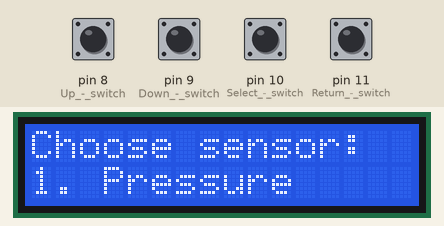
Recording of a sketch running on a simulated Arduino Uno, built with avr-gcc and run on an emulated ATmega328P. Shown: 16×2 character LCD. The inputs (shaded band) are chosen by the test bench; at power-on: pin 8 (Up_-_switch), pin 9 (Down_-_switch), pin 10 (Select_-_switch), pin 11 (Return_-_switch) HIGH.

Above: at 1.2 s.
1.3 s: pin 11 (Return_-_switch) pulled LOW for 1.2 s
At 4.0 s:
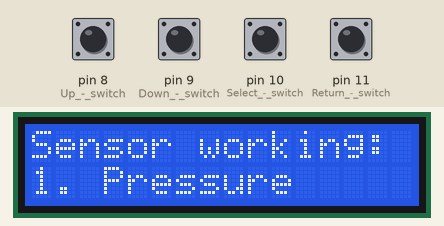
4.3 s: pin 8 (Up_-_switch) pulled LOW for 1.2 s
At 6.7 s:
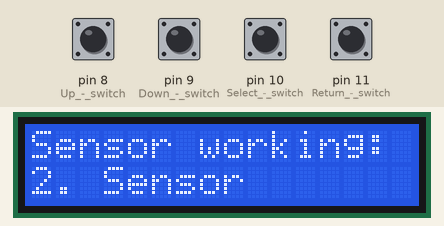
7.0 s: pin 8 (Up_-_switch) pulled LOW for 1.2 s
At 8.7 s:
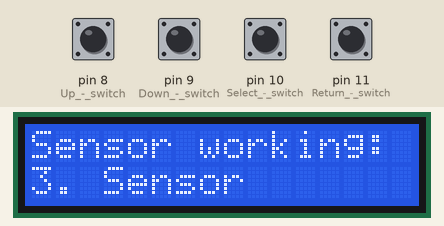
9.8 s: pin 11 (Return_-_switch) pulled LOW for 1.2 s
At 11.0 s:
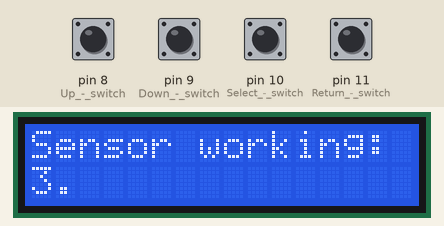
Timing chart, 0 to 12.8 s (numbered marks = the images above; inputs shaded):
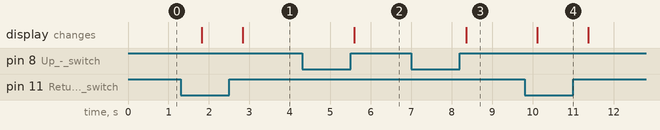

The sketch:

Simple_LCD_Menu.ino
```cpp
//---------------------------------------------------------------------------------------------

#include <LiquidCrystal.h>                    //Library
LiquidCrystal lcd(13,12,5,4,3,2);             //Data PIN connection

//---------------------------------------------------------------------------------------------

// Manu states
const int state_1 = 0;                        // Choose - state OR menu mode
const int state_2 = 1;                        // Sensor working state

// Position counter
int position_s;
// State counter
int state_s;

//---------------------------------------------------------------------------------------------

void setup()
{

  // 8 and 9 switches - up and down changing position_s
  pinMode(8, INPUT_PULLUP);                   // Up - switch
  pinMode(9, INPUT_PULLUP);                   // Down - switch
  // 10 and 11 switches - select and return changing state_s
  pinMode(10, INPUT_PULLUP);                  // Select - switch
  pinMode(11, INPUT_PULLUP);                  // Return - switch

  Serial.begin(9600);                         // Sets the data rate in bits per second (baud) for serial data transmission.
  //Serial.println();                           // Prints data to the serial port as human-readable ASCII text
                                              // followed by a carriage return character (ASCII 13, or '\r') and a newline
                                              // character (ASCII 10, or '\n').
                                              // This command takes the same forms as Serial.print().


  // Menu - first display
  lcd.begin(16, 2);                           // Type declaration
  lcd.setCursor(0, 0);                        // Cursor setting
  lcd.print("Choose sensor:  ");              // Text
  lcd.setCursor(0, 1);
  lcd.print("1. Sensor       ");
  lcd.cursor();

  // Setting position_s on first sensor
  position_s = 0;
  // Setting state_s on menu mode
  state_s = state_1;
}


void loop()
{
   // Display settigs ******************************************************************
   //-----------------------------------------------------------------------------------
   if (state_s == state_1)
   {
   // Programowanie Menu - ekran wyboru
      if (position_s == 0)
      {
        lcd.setCursor(0, 1);                            // Cursor setting
        lcd.print("1. Pressure     ");                  // Text
        lcd.cursor();                                   // Cursor ON
      }
      else if (position_s == 1)
      {
        lcd.setCursor(0, 1);
        lcd.print("2. Sensor       ");
        lcd.cursor();
      }
      else if (position_s == 2)
      {
        lcd.setCursor(0, 1);
        lcd.print("3. Sensor       ");
        lcd.cursor();
      }
      else if (position_s == 3)
      {
        lcd.setCursor(0, 1);
        lcd.print("4. Sensor       ");
        lcd.cursor();
      }
      else if (position_s == 4)
      {
        lcd.setCursor(0, 1);
        lcd.print("5. Sensor       ");
        lcd.cursor();
      }
      else if (position_s == 5)
      {
        lcd.setCursor(0, 1);
        lcd.print("6. Sensor       ");
        lcd.cursor();
      }
      else                                        // if state_s is another value
      {
        lcd.setCursor(0, 1);
        lcd.print("0. Wrong state  ");
        lcd.cursor();
      }
   }
   //-----------------------------------------------------------------------------------
   else if(state_s == state_2)
   {
      lcd.setCursor(0, 0);
      lcd.print("Sensor working: ");
      lcd.setCursor(0, 1);
      if (position_s == 0)
      {
        lcd.setCursor(0, 1);
        lcd.print("1.              ");
        lcd.cursor();
      }
      else if (position_s == 1)
      {
        lcd.setCursor(0, 1);
        lcd.print("2.              ");
        lcd.cursor();
      }
      else if (position_s == 2)
      {
        lcd.setCursor(0, 1);
        lcd.print("3.              ");
        lcd.cursor();
      }
      else if (position_s == 3)
      {
        lcd.setCursor(0, 1);
        lcd.print("4.              ");
        lcd.cursor();
      }
      else if (position_s == 4)
      {
        lcd.setCursor(0, 1);
        lcd.print("5.              ");
        lcd.cursor();
      }
      else if (position_s == 5)
      {
        lcd.setCursor(0, 1);
        lcd.print("6.              ");
        lcd.cursor();
      }
      else
      {
        lcd.setCursor(0, 1);
        lcd.print("Error           ");
        lcd.cursor();
      }
   }
   //-----------------------------------------------------------------------------------
   // Display settigs ******************************************************************

   // PIN settings *********************************************************************
   //-----------------------------------------------------------------------------------

   if (state_s == state_1)                              // You can change position_s only
   {                                                    // In Menu Mode
      // Switch Up
      if (digitalRead(8) == HIGH)                       // If pushed Up
      {
        delay(250); // Wait 0.25 second
        if(position_s <= 0)
        {
           position_s = 5;                              // change position on last
        }
        else
        {
          position_s = position_s - 1;                  // decrement position = higher
        }                                               // position in menu
      }
      // Switch Down
      if (digitalRead(9) == HIGH)                       // If pushed Down
      {
        delay(250); // Wait 0.25 second
        if(position_s >= 5)
        {
          position_s = 0;                               // change position on first
        }
        else
        {
          position_s = position_s + 1;                  // increment position = lower
        }                                               // position in menu
      }
   }
   // Switch Select
   if (digitalRead(10) == HIGH)                       // If pushed Select
   {
      delay(250); // Wait 0.25 second
      if(state_s == state_1)
      {
        state_s = state_2;
      }
   }
   // Switch Return
   if (digitalRead(11) == HIGH)                       // If pushed Return
   {
      delay(250); // Wait 0.25 second
      if(state_s == state_2)
      {
        state_s = state_1;
      }
   }
   //-----------------------------------------------------------------------------------
   // PIN settings *********************************************************************

   // Sensors programms ****************************************************************
   //-----------------------------------------------------------------------------------
   if (state_s == state_2)
   {
     switch(position_s)
     {
        case 0:
          // sensor 1 programm
          break;
        case 1:
          // sensor 2 programm
          break;
        case 2:
          // sensor 3 programm
          break;
        case 3:
          // sensor 4 programm
          break;
        case 4:
          // sensor 5 programm
          break;
        case 5:
          // sensor 6 programm
          break;
     }
   }
   //-----------------------------------------------------------------------------------
   // Sensors programms ****************************************************************

}
```

Measured:
- after the input at 1.3 s, the display: first changes after 0.53 s (image 1 shows a later state)
- after the input at 4.3 s, the display: changes after 1.3 s (image 2)
- after the input at 7.0 s, the display: changes after 1.4 s (image 3)
- after the input at 9.8 s, the display: changes after 0.31 s (image 4)
